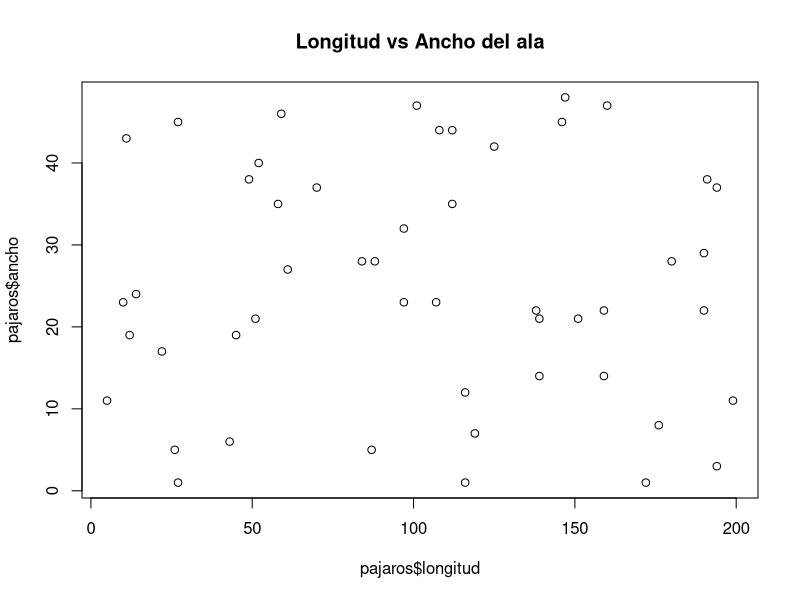
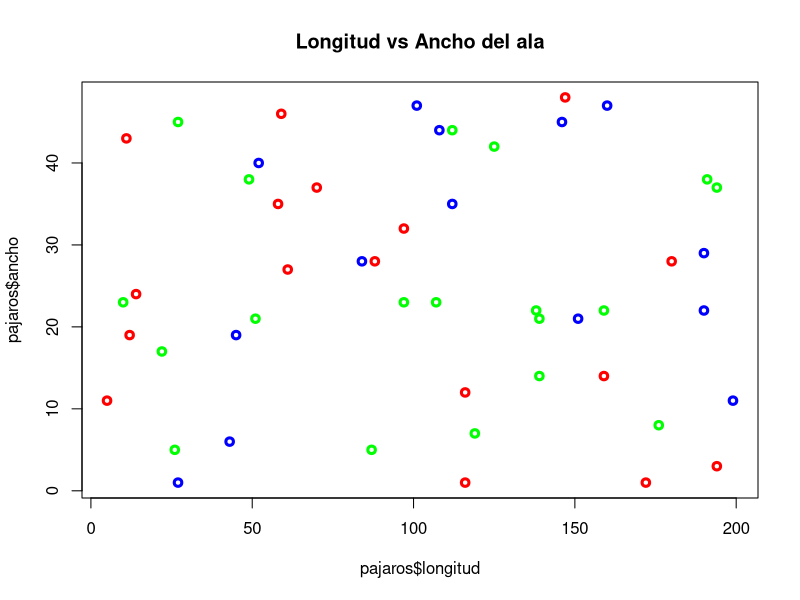
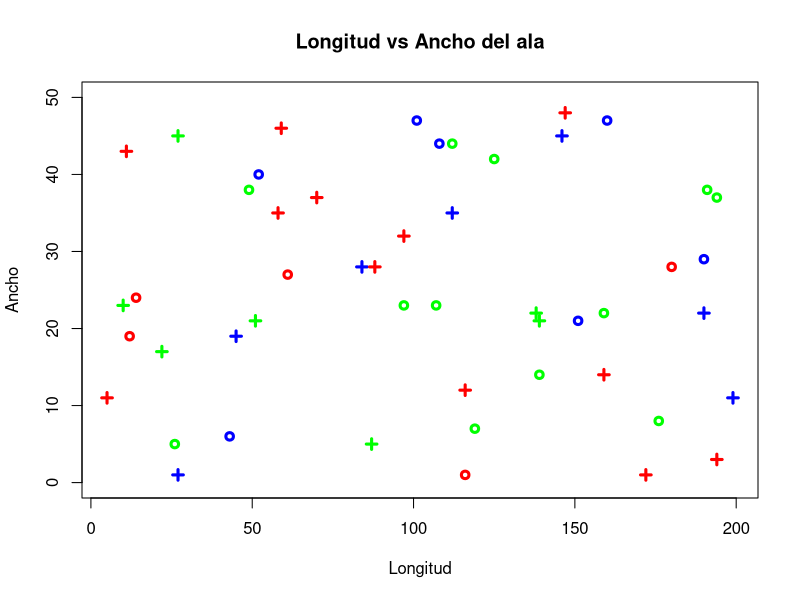
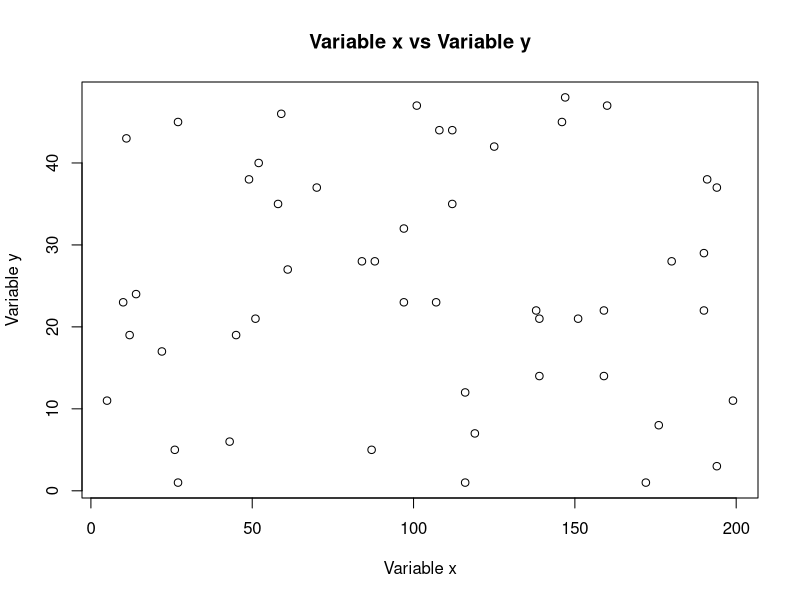

The R source for these figures, in order:
####------------------------------------------------------------------------####
####------------------------------------------------------------------------####
####                                Check 4                                 ####
####------------------------------------------------------------------------####
####------------------------------------------------------------------------####

####                      Previa creacion de datos                          ####
# Para comenzar los ejercicios primero vamos a crear datos aleatorios.
# -) Cogemos los numeros del 1 al 200: como longitud de las de aves en cm
ala.long <- 1:200
#
#### Nota: Observa que escribir con puntos no es problema en R #####
#
# -) Ahora el ancho del ala, del 1 al 50 (cm)
#
ala.anch <- 1:50
#
# -) Sexo: macho o hembra
#
sex <- c("macho","hembra")
#
# -) Origen: tropical, mediterraneo o pacifico
#
orig <- c("tropical","mediterraneo","pacifico")

# Ahora de forma aleatoria vamos a crear una base de datos que cogera valores de 
# nuestros generados y crear distintos tipos de pajaros
#
n <- 50 # la cantidad de datos a crear
#
# Usamos la orden sample(x, length.out = n, replace = TRUE): para crear tantos 
# datos como queramos permitiendo que repita incluso (replace=TRUE).
# Creamos un data.frame vacio con 4 columnas y n (50) filas
#
pajaros <- as.data.frame(matrix(ncol = 4, nrow = n))
# Imponemos que las columnas tengan los siguientes nombres:
colnames(pajaros) <- c("longitud","ancho","sexo","origen")
#
# Ahora introducimos cada columna en su sitio. Como son procesos aleatorios, para
# poder replicar el codigo, vamos a fijar antes una semilla.
set.seed(29122000) # el numero vale cualquiera
#
pajaros$longitud <- sample(ala.long, n, replace = TRUE)
pajaros$ancho <- sample(ala.anch, n ,replace = TRUE)
pajaros$sexo <- sample(sex, n ,replace = TRUE)
pajaros$origen <- sample(orig, n, replace = TRUE)
View(pajaros)

# Guardamos los datos en nuestra carpeta de datos. Usamos la siguiente libreria
# y orden
install.packages("openxlsx") # si no lo instalaste antes
library(openxlsx)
# si mantienes el directorio de la Lesson_4.R basta esto.
# En otro caso, debes establecer primero el directorio y cargar la orden.
write.xlsx(pajaros, file = "data/pajaros.xlsx")

####------------------------------------------------------------------------####
####                                 1)                                     ####
####------------------------------------------------------------------------####

# Ahora estudia el tipo de formato que tiene cada columna. 
class(pajaros$longitud) # es un tipo de numeric
class(pajaros$ancho)
class(pajaros$sexo)
class(pajaros$origen)

# Asegurate que si una variable es de tipo categorica este guardada asi en su columna.
# Idem con las numericas
pajaros$longitud <- as.numeric(pajaros$longitud)
pajaros$ancho <- as.numeric(pajaros$ancho)
pajaros$sexo <- as.factor(pajaros$sexo)
pajaros$origen <- as.factor(pajaros$origen)

####------------------------------------------------------------------------####
####                                 2)                                     ####
####------------------------------------------------------------------------####

# Genera la estadistica descriptiva basica de las variables.
summary(pajaros)


# **Razona:** ¿Hay diferencias segun el sexo? ¿Y segun la region?
# Respuesta: Se observa que los datos estan relativamente bien distribuidos entre
# las distintas categorias. Esto puede indicar la no existencia de diferencias.


####------------------------------------------------------------------------####
####                                 3)                                     ####
####------------------------------------------------------------------------####

# Haz la grafica de las dos variables cuantitativas: longitud y ancho.
plot(pajaros$longitud, pajaros$ancho,
     main = "Longitud vs Ancho del ala")

# Ahora diferencia mediante colores los distintos origenes.
plot(pajaros$longitud, pajaros$ancho,
     main = "Longitud vs Ancho del ala",
     col = ifelse(pajaros$origen == "mediterraneo", "blue", # si es mediterraneo: azul
                  ifelse(pajaros$origen == "pacifico", "red", # si no, comprueba si es pacifico: rojo
                         "green") # si no, es tropical: verde
                  ),
     lwd = 3 # para que se vea mejor
       )

# Añade a la anterior, una forma de diferenciar segun el sexo.
plot(pajaros$longitud, pajaros$ancho,
     main = "Longitud vs Ancho del ala",
     col = ifelse(pajaros$origen == "mediterraneo", "blue", 
                  ifelse(pajaros$origen == "pacifico", "red", "green")),
     lwd = 3,
     pch = ifelse(pajaros$sexo == "macho", 3, 1),
     ylim = c(0,50),
     xlab = "Longitud",
     ylab = "Ancho"
)

####------------------------------------------------------------------------####
####                                 4)                                     ####
####------------------------------------------------------------------------####

# Genera una funcion que dado dos vectores te genere una grafica con una configuracion 
# a tu eleccion
grafica <- function(x,y){
  plot(x,y,
       main = paste("Variable x","vs","Variable y"), # generamos un character compuesto con la orden paste()
       xlab = paste("Variable x"),
       ylab = paste("Variable y"),
       xlim = c(min(x),max(x)),
       ylim = c(min(y),max(y))
       )
}


# Comprueba que funciona:
grafica(pajaros$longitud,pajaros$ancho)


# Te emplazo a la carpeta de Lesson 5.